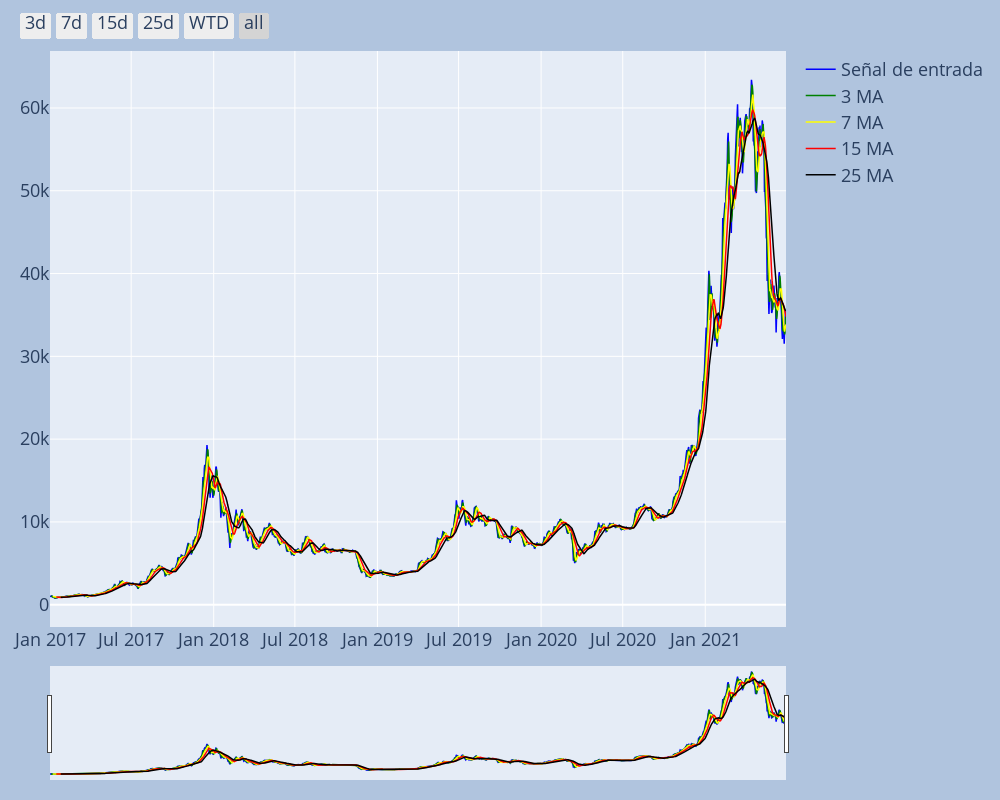

Write notebook code for a chart like this one.
### Markdown cell above
#### Moving Average

### Code cell
df = clean_df()
df['MA3'] = df['close'].rolling(3).mean()
df['MA7'] = df['close'].rolling(7).mean()
df['MA15'] = df['close'].rolling(15).mean()
df['MA25'] = df['close'].rolling(25).mean()

# df = df.loc['2021-05-01']

df.index
# Declaro figura
fig = go.Figure()
 
# Velas
# fig.add_trace(go.Candlestick(x=df.index,
#                              open=df['open'],
#                              high=df['high'],
#                              low=df['low'],
#                              close=df['close'], 
#                              name = 'market data'))

# Agrego MA al grafico
fig.add_trace(go.Scatter(x=df.index, y=df['close'],line=dict(color='blue', width=1.5), name = 'Señal de entrada'))
fig.add_trace(go.Scatter(x=df.index, y=df['MA3'],line=dict(color='green', width=1.5), name = '3 MA'))
fig.add_trace(go.Scatter(x=df.index, y=df['MA7'],line=dict(color='yellow', width=1.5), name = '7 MA'))
fig.add_trace(go.Scatter(x=df.index, y=df['MA15'],line=dict(color='red', width=1.5), name = '15 MA'))
fig.add_trace(go.Scatter(x=df.index, y=df['MA25'],line=dict(color='black', width=1.5), name = '25 MA'))

fig.update_xaxes(
    rangeslider_visible=True,
    rangeselector=dict(
        buttons=list([            
            dict(count=3, label="3d", step="day", stepmode="backward"),
            dict(count=7, label="7d", step="day", stepmode="backward"),
            dict(count=15, label="15d", step="day", stepmode="backward"),
            dict(count=25, label="25d", step="day", stepmode="backward"),
            dict(count=7, label="WTD", step="day", stepmode="todate"),
            dict(step="all")
        ])
    )
)

fig.update_layout(
    width=1000,
    height=800,
    font=dict(size=18),
    margin=dict(l=20, r=20, t=20, b=20),
    paper_bgcolor="LightSteelBlue",
)
 
fig.show()

### Figure 1 — Plotly figure (JSON) as saved in the notebook; plotly's stock layout.template omitted (floating-point values rounded to 4 significant figures; data arrays with more than 128 entries replaced by an {"elided": "..."} marker saying what was removed)
{"data": [{"line": {"color": "blue", "width": 1.5}, "name": "Señal de entrada", "type": "scatter", "x": {"elided": "1642 str values"}, "y": {"elided": "1642 float values"}}, {"line": {"color": "green", "width": 1.5}, "name": "3 MA", "type": "scatter", "x": {"elided": "1642 str values"}, "y": {"elided": "1642 float values"}}, {"line": {"color": "yellow", "width": 1.5}, "name": "7 MA", "type": "scatter", "x": {"elided": "1642 str values"}, "y": {"elided": "1642 float values"}}, {"line": {"color": "red", "width": 1.5}, "name": "15 MA", "type": "scatter", "x": {"elided": "1642 str values"}, "y": {"elided": "1642 float values"}}, {"line": {"color": "black", "width": 1.5}, "name": "25 MA", "type": "scatter", "x": {"elided": "1642 str values"}, "y": {"elided": "1642 float values"}}], "layout": {"font": {"size": 18}, "height": 800, "margin": {"b": 20, "l": 20, "r": 20, "t": 20}, "paper_bgcolor": "LightSteelBlue", "width": 1000, "xaxis": {"rangeselector": {"buttons": [{"count": 3, "label": "3d", "step": "day", "stepmode": "backward"}, {"count": 7, "label": "7d", "step": "day", "stepmode": "backward"}, {"count": 15, "label": "15d", "step": "day", "stepmode": "backward"}, {"count": 25, "label": "25d", "step": "day", "stepmode": "backward"}, {"count": 7, "label": "WTD", "step": "day", "stepmode": "todate"}, {"step": "all"}]}, "rangeslider": {"visible": true}}}}
